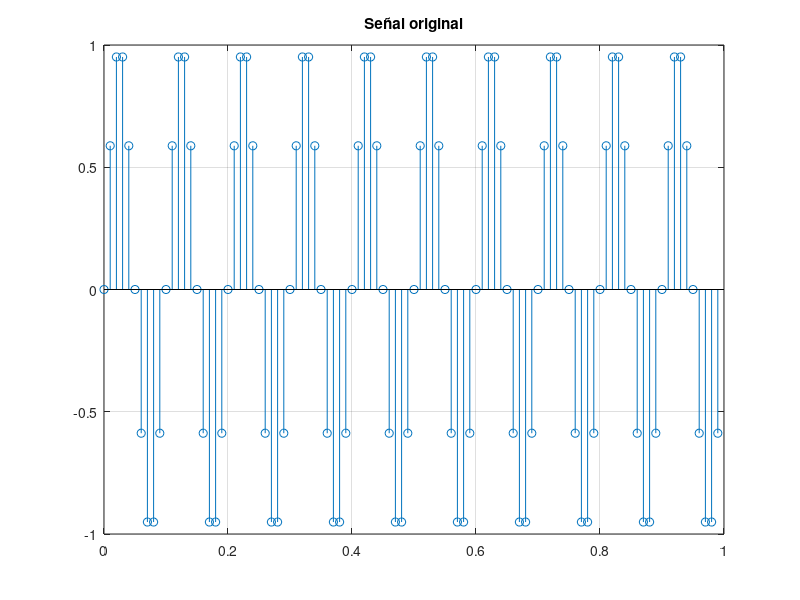
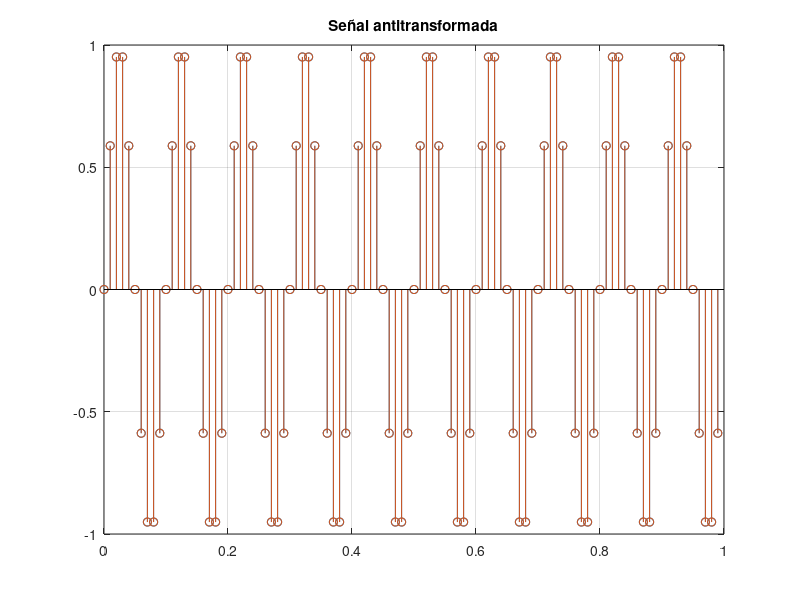

The MATLAB script that drew these images, in order:
#Ejercicio 3
clc;
clear all;
#La idea es ver la propiedad de retardo temporal
#Que es :
#x[n-i] <-F-> X[k]e^((-j*2*pi*k*i)/N)
#Datos del problema :
fm=100;
T=1/fm;
t=0:T:1-T;
fs=10;

#Señal
s=sin(2*pi*fs*t);

#Grafica
figure;
stem(t,s);
title('Señal original');
grid on;

#Lado izquierdo de la ecuacion :
#Desplazo diez muestras
desplazamiento = 10;
#Transformada X[k];
sf=fft(s);
#Multiplico por la exp compleja
N=length(t);
k=0:N-1;
factor=exp((-2*pi*1i*k*desplazamiento)/N);
sf_desplazada=sf.*factor;
sf_desplazada_inversa=ifft(sf_desplazada);

figure;
stem(t,sf_desplazada_inversa);
title('Señal antitransformada');
grid on;
hold on;
s_desplazada=circshift(s,desplazamiento);
stem(t,s_desplazada);
